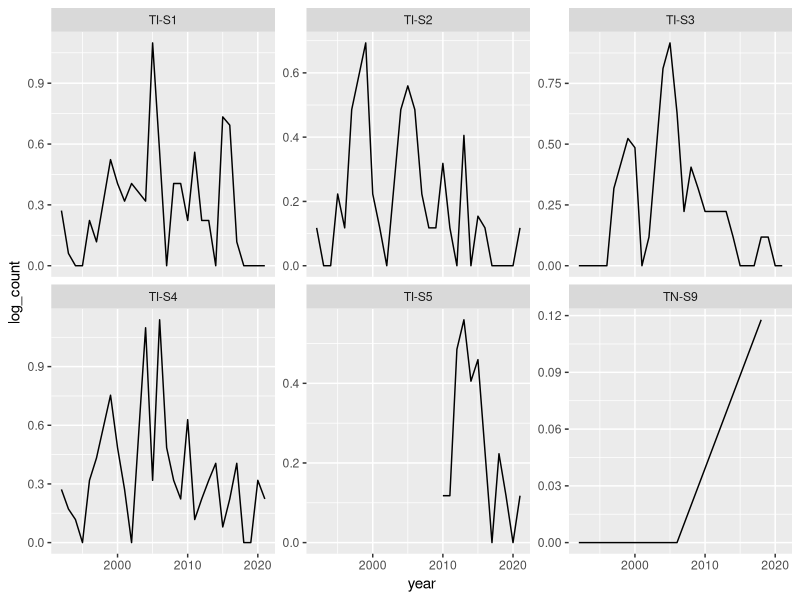
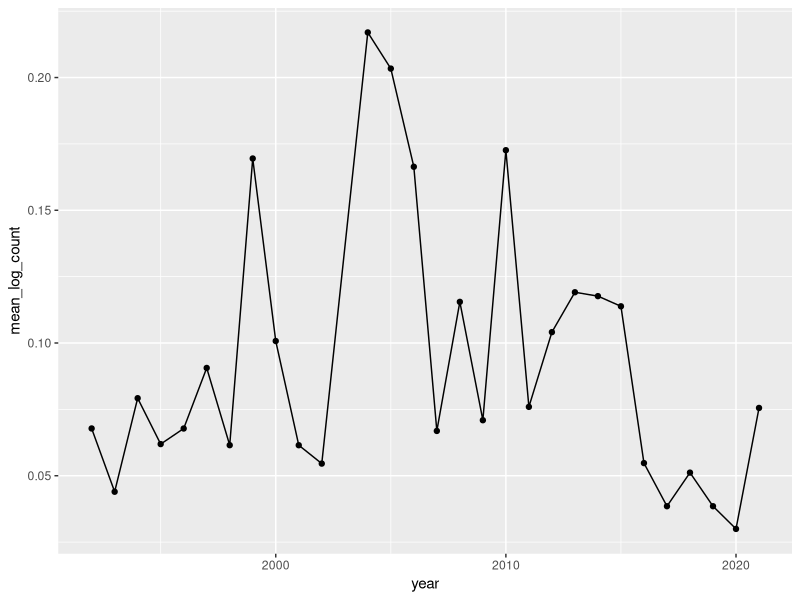
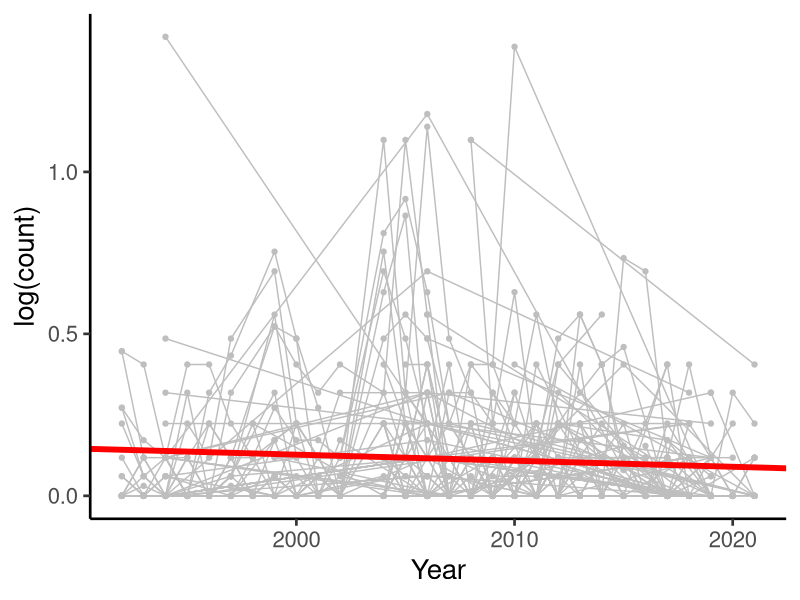

These charts were generated, in order, by the following R code:
## ---- chunk 1
#| include = FALSE

knitr::opts_chunk$set(
  message = FALSE,
  error = FALSE,
  warning = FALSE
)
## ---- chunk 2
5*(6/9)
## ---- chunk 3
# R script to analyse trends of species abundance
## ---- chunk 4
#| include = FALSE
# set.seed(1)
# spp_selection <- 
#   read_csv("data/count_data.csv") |> 
#   filter(state == "Tasmania") |> 
#   pull(species_name) |> 
#   sample(20)
# 
# read_csv("data/count_data.csv") |> 
#   filter(state == "Tasmania") |> 
#   filter(species_name %in% spp_selection) |> 
#   select(site_code, latitude, 
#          longitude, 
#          species_name, x1992:x2021) |> 
#   pivot_longer(cols = x1992:x2021, 
#                names_to = "year", 
#                values_to = "count", 
#                names_prefix = "x") |> 
#   mutate(year = as.integer(year)) |> 
#   filter(!is.na(count)) |> 
#   group_by(site_code, latitude, longitude, species_name, year) |> 
#   summarise(count = mean(count)) |> view()
#   write_csv("data/count_data_20spp.csv")

## ---- chunk 5
#| message = FALSE


# If you have not installed the tidyverse on your computer before, uncomment the line below and install it. You only need to do that once. You can remove it from your script after you've done that. 
# install.packages("tidyverse")

# once installed we can load the package
# we need to do this every time we use any tidyverse code, so leave that line at the top of your scripts
library(tidyverse)

## ---- chunk 6

# because I put the raw data into a folder called "data" I need to tell R to look in that folder for the file.
read_csv("data/count_data_20spp.csv")
## ---- chunk 7
raw_dat <- 
  read_csv("data/count_data_20spp.csv")
## ---- chunk 8

# Removing rows that have an NA in the count column
dat_no_na <- 
  raw_dat |> 
  drop_na(count)

## ---- chunk 9

# 980 rows
dat_one_spp <- 
  dat_no_na |> 
  filter(species_name == "Aracana aurita") |> 
  mutate(log_count = log(count + 1))

## ---- chunk 10

dat_one_spp |> 
  filter(str_detect(site_code, "TI-S|TN")) |> # selecting a few sites only
  ggplot() +
  aes(x = year, 
      y = log_count) + 
  geom_path()  +
  # seperate the data into a window (facet) for each site_code 
  facet_wrap(~site_code, 
             scales = "free_y")

## ---- chunk 11

dat_one_spp_mean <- 
  dat_one_spp |> 
  group_by(year) |> 
  summarise(mean_log_count = mean(log_count))

# average across all sites
dat_one_spp_mean |> 
  ggplot() +
  aes(x = year, 
      y = mean_log_count) + 
  geom_point() +
  geom_path()

## ---- chunk 12

lm1 <- lm(mean_log_count ~ year, data = dat_one_spp_mean) 

summary(lm1)

## ---- chunk 13

# This package allows us to get a p-value from the model
# We can talk more about the appropriateness of getting a p-value from a mixed model
library(lmerTest)

lmer1 <- lmerTest::lmer(log_count ~ year + (1|site_code), data = dat_one_spp) 
summary(lmer1)

## ---- chunk 14

# Extracting the slope and intercept from the lmer
intercept_value <- coef(summary(lmer1))[1, 1]
slope_value <- coef(summary(lmer1))[2, 1]


dat_one_spp |> 
  ggplot(aes(x = year, 
             y = log_count)) +
  geom_point(col = "grey") + 
  geom_line(aes(group = site_code), 
            col = "grey") +
  geom_abline(intercept = intercept_value,
              slope = slope_value, 
              size = 2, 
              col = "red") +
  theme_classic(20) +
  labs(
    x = "Year",
    y = "log(count)"
  )
